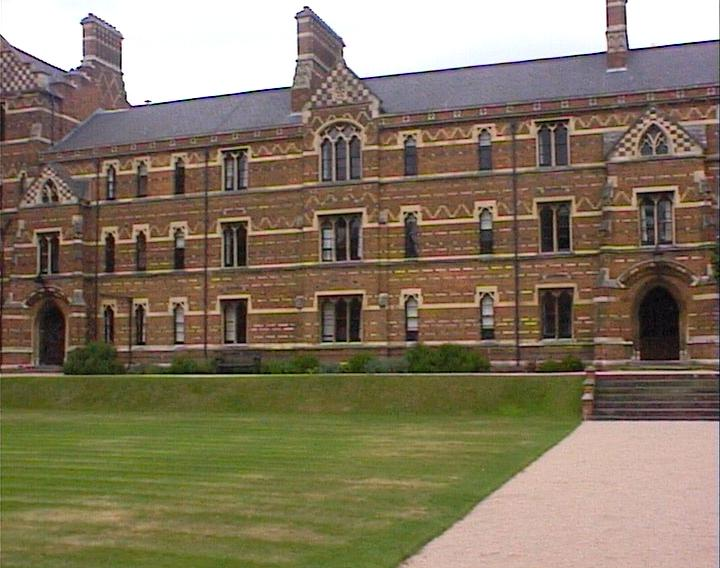
#> input picture hw3/keble_images/keble_a.jpg, 720 x 568 px
$ python Task2.py
#> lines starting #> are read from the running program, lines starting #| are printed output that depends on the picture
import cv2
import numpy as np
import random
import os
import matplotlib.pyplot as plt

folder = 'keble_images'
image_files = ['keble_a.jpg', 'keble_b.jpg', 'keble_c.jpg']
images = [cv2.imread(os.path.join(folder, f)) for f in image_files]
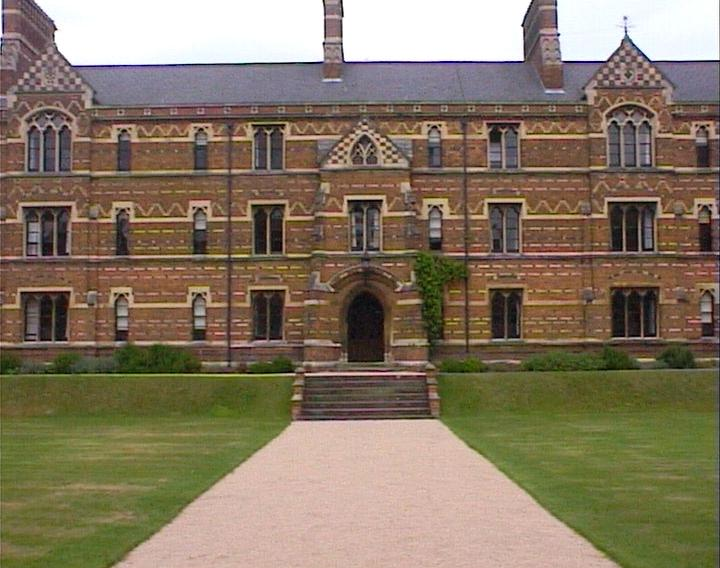
#> input picture hw3/keble_images/keble_b.jpg, 720 x 568 px
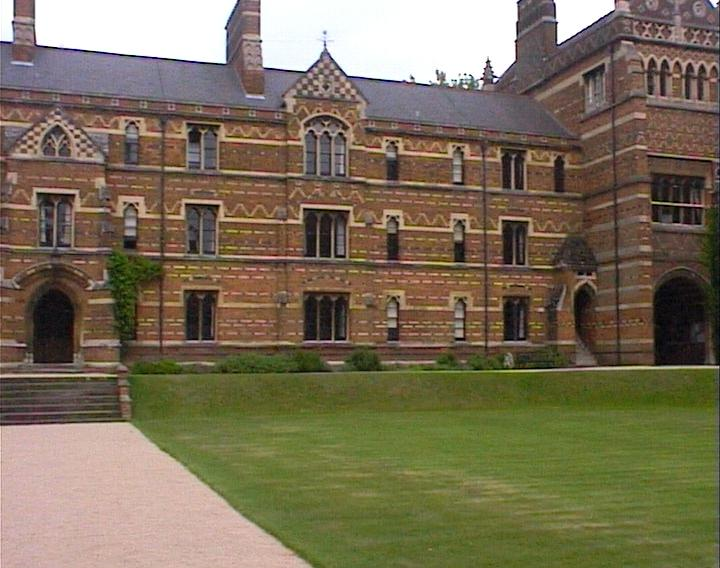
#> input picture hw3/keble_images/keble_c.jpg, 720 x 568 px

ref_idx = len(images) // 2
#> ref_idx = 1
ref_img = images[ref_idx]
#> ref_img is the input picture: shape (568, 720, 3); mean B, G, R 98.5, 118.8, 133.1
ref_h, ref_w = ref_img.shape[:2]
#> ref_h = 568; ref_w = 720

# Detect SIFT features
sift = cv2.SIFT_create()
ref_kp, ref_des = sift.detectAndCompute(ref_img, None)
#> ref_kp = 4188 keypoints; strongest (x, y, size): (558, 35, 2), (324, 43, 1.9), (522, 25, 2), (56, 29, 2)

# Feature matching
def match_features(des1, des2, ratio=0.75):
    bf = cv2.BFMatcher()
    matches = bf.knnMatch(des1, des2, k=2)
    good_matches = []
    for m, n in matches:
        if m.distance < ratio * n.distance:
            good_matches.append(m)
    return good_matches

# Visualization functions with image title
def draw_matches(img1, kp1, img2, kp2, matches, img_name):
    img_matches = cv2.drawMatches(img1, kp1, img2, kp2, matches, None,
                                  matchColor=(0,255,0), singlePointColor=None, flags=2)
    plt.figure(figsize=(12,8))
    plt.imshow(cv2.cvtColor(img_matches, cv2.COLOR_BGR2RGB))
    plt.axis('off')
    plt.title(f"Tentative Correspondences: {img_name} and Reference")
    plt.show()

def draw_displacements(img1, kp1, img2, kp2, matches, img_name):
    img_disp = img1.copy()
    for m in matches:
        pt1 = tuple(np.round(kp1[m.queryIdx].pt).astype(int))
        pt2 = tuple(np.round(kp2[m.trainIdx].pt).astype(int))
        cv2.circle(img_disp, pt1, 4, (0,255,0), -1)
        cv2.line(img_disp, pt1, pt2, (255,0,0), 1)
    plt.figure(figsize=(10,8))
    plt.imshow(cv2.cvtColor(img_disp, cv2.COLOR_BGR2RGB))
    plt.axis('off')
    plt.title(f"Feature Displacements: {img_name} and Reference")
    plt.show()

def draw_inliers(img1, img2, kp1, kp2, matches, inlier_idx, img_name):
    inlier_matches = [matches[i] for i in inlier_idx]
    img_inliers = cv2.drawMatches(img1, kp1, img2, kp2, inlier_matches, None,
                                  matchColor=(0,255,0), singlePointColor=None, flags=2)
    plt.figure(figsize=(12,8))
    plt.imshow(cv2.cvtColor(img_inliers, cv2.COLOR_BGR2RGB))
    plt.axis('off')
    plt.title(f"Inlier Matches After RANSAC: {img_name} and Reference")
    plt.show()

# Compute homography
def computeH(pts1, pts2):
    n = pts1.shape[0]
    A = []
    for i in range(n):
        x, y = pts1[i][0], pts1[i][1]
        xp, yp = pts2[i][0], pts2[i][1]
        A.append([-x, -y, -1, 0, 0, 0, x*xp, y*xp, xp])
        A.append([0, 0, 0, -x, -y, -1, x*yp, y*yp, yp])
    A = np.array(A)
    U, S, Vt = np.linalg.svd(A)
    H = Vt[-1].reshape(3,3)
    return H / H[2,2]

# RANSAC
def ransac(matches, kp1, kp2, thresh=5.0, iterations=1000):
    max_inliers = []
    final_H = None
    pts1 = np.float32([kp1[m.queryIdx].pt for m in matches])
    pts2 = np.float32([kp2[m.trainIdx].pt for m in matches])
    for _ in range(iterations):
        idx = random.sample(range(len(matches)), 4)
        H = computeH(pts1[idx], pts2[idx])
        pts1_hom = np.hstack((pts1, np.ones((pts1.shape[0],1))))
        pts2_proj = (H @ pts1_hom.T).T
        pts2_proj /= pts2_proj[:,2].reshape(-1,1)
        errors = np.linalg.norm(pts2 - pts2_proj[:,0:2], axis=1)
        inliers = np.where(errors < thresh)[0]
        if len(inliers) > len(max_inliers):
            max_inliers = inliers
            final_H = H
    if len(max_inliers) >= 4:
        final_H = computeH(pts1[max_inliers], pts2[max_inliers])
    return final_H, max_inliers

# Stitching
mosaic = ref_img.copy()
for idx, img in enumerate(images):
    if idx == ref_idx:
        continue
    kp, des = sift.detectAndCompute(img, None)
    matches = match_features(des, ref_des)

    # Use image filename as title
    img_name = image_files[idx]

    draw_matches(img, kp, ref_img, ref_kp, matches, img_name)
    draw_displacements(img, kp, ref_img, ref_kp, matches, img_name)

    H, inliers = ransac(matches, kp, ref_kp)

    draw_inliers(img, ref_img, kp, ref_kp, matches, inliers, img_name)

    h, w = ref_img.shape[:2]
    warped = cv2.warpPerspective(img, H, (w*2, h*2))
    mosaic = cv2.addWeighted(mosaic, 1, warped[0:h,0:w], 1, 0)
#> this loop made 3 passes
#> (matches, img_name) on pass 1: (925 matches, 'keble_a.jpg')
#> pass 1, in draw_displacements, `plt.show()`:
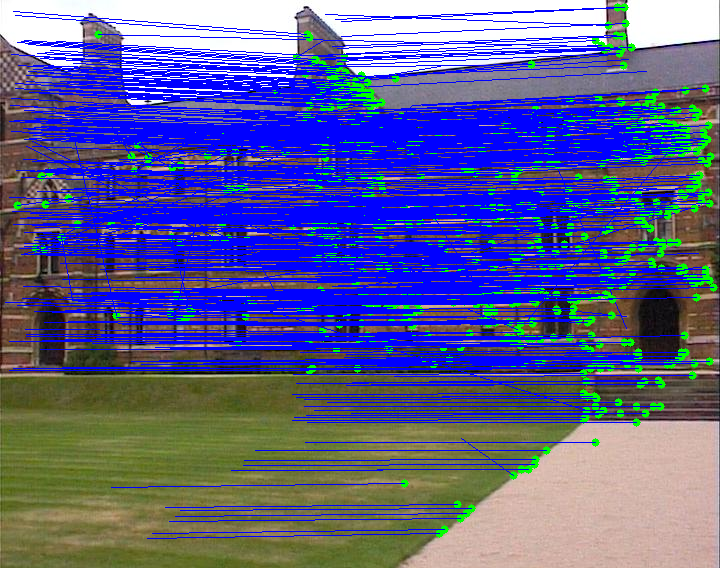
#> shown: shape (568, 720, 3); mean R, G, B 90.1, 92.5, 146
#> pass 1, in computeH (call 1001), `U, S, Vt = np.linalg.svd(A)`:
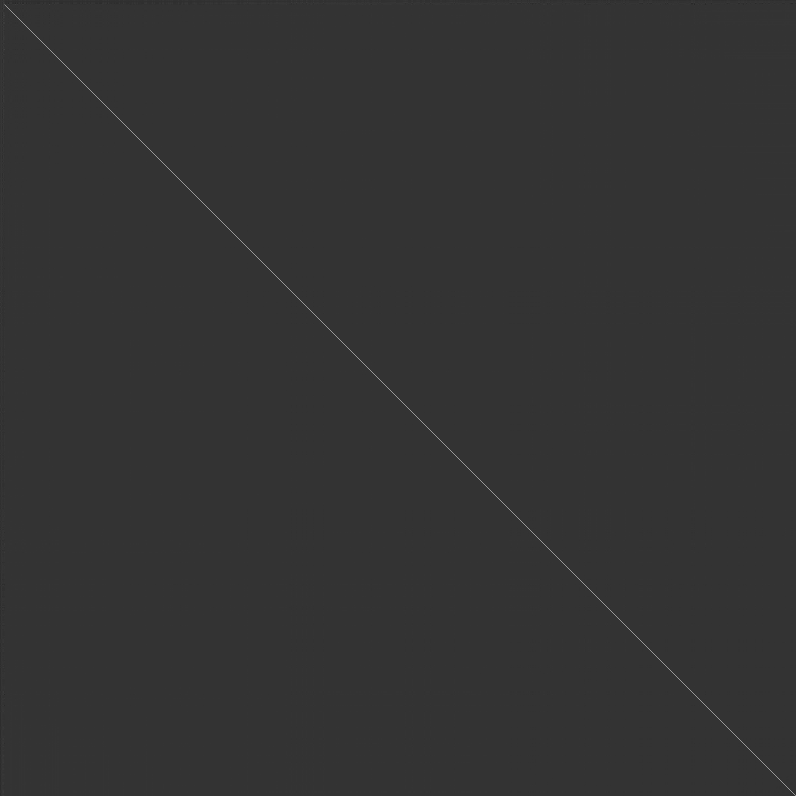
#> U: shape (1592, 1592) float64 (shown at 1/2 size); min -0.254, max 0.998, mean -5.29e-06; drawn with min black and max white
#> pass 1, in draw_inliers, `img_inliers = cv2.drawMatches(img1, kp1, img2, kp2, inlier_matches, No..`:
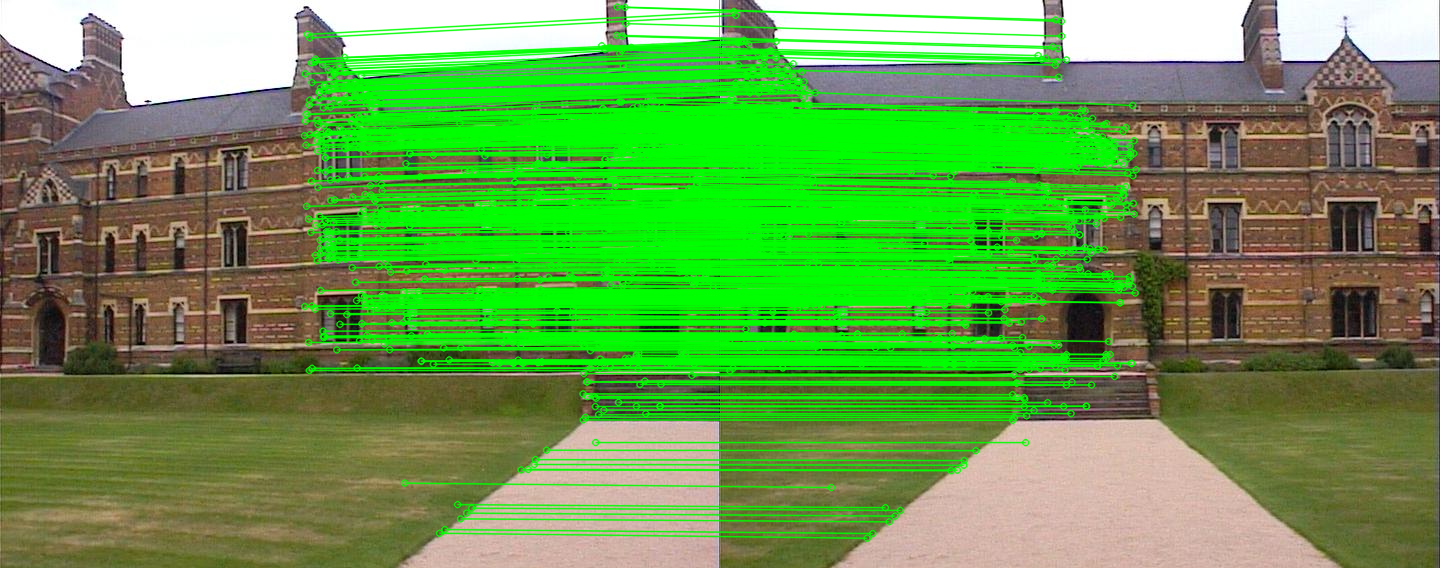
#> img_inliers: shape (568, 1440, 3); mean B, G, R 77.8, 157.2, 103.9
#> pass 1, `warped = cv2.warpPerspective(img, H, (w*2, h*2))`:
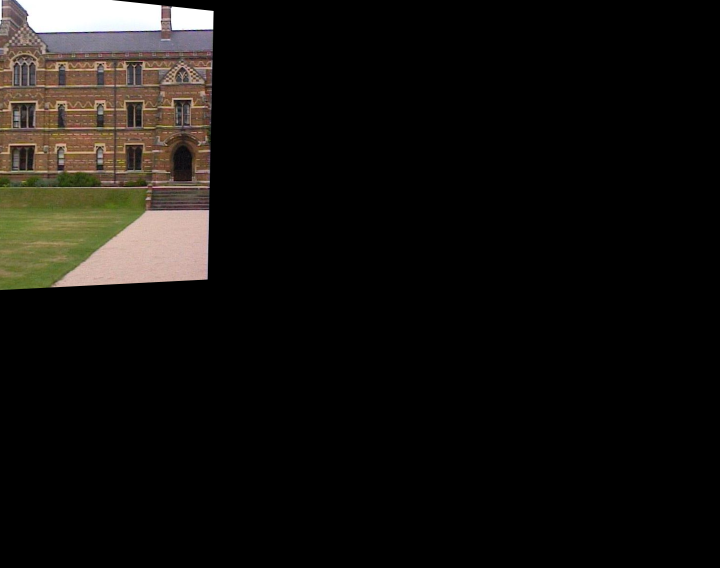
#> warped: shape (1136, 1440, 3) (shown at 1/2 size); mean B, G, R 14.6, 17.4, 19.6
#> after the loop:
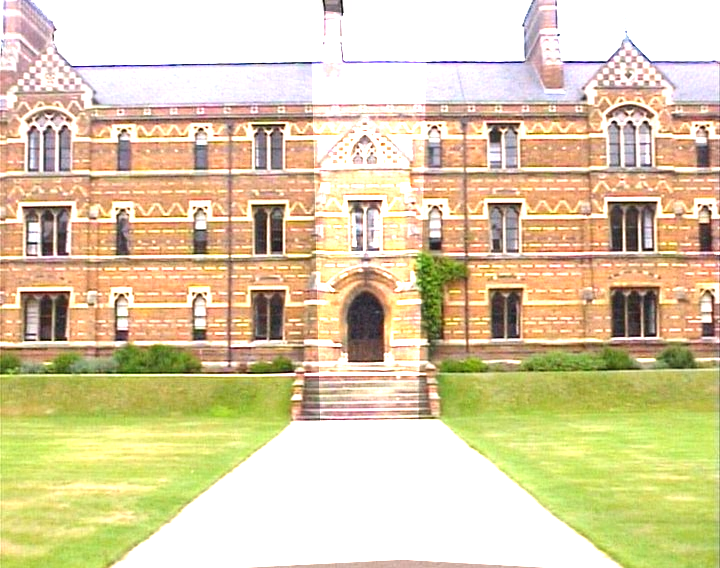
#> mosaic: shape (568, 720, 3); mean B, G, R 165.7, 204.4, 219.6

# Final mosaic display
mosaic_rgb = cv2.cvtColor(mosaic, cv2.COLOR_BGR2RGB)
plt.figure(figsize=(12,8))
plt.imshow(mosaic_rgb)
plt.axis('off')
plt.title("Stitched Mosaic")
plt.show()
